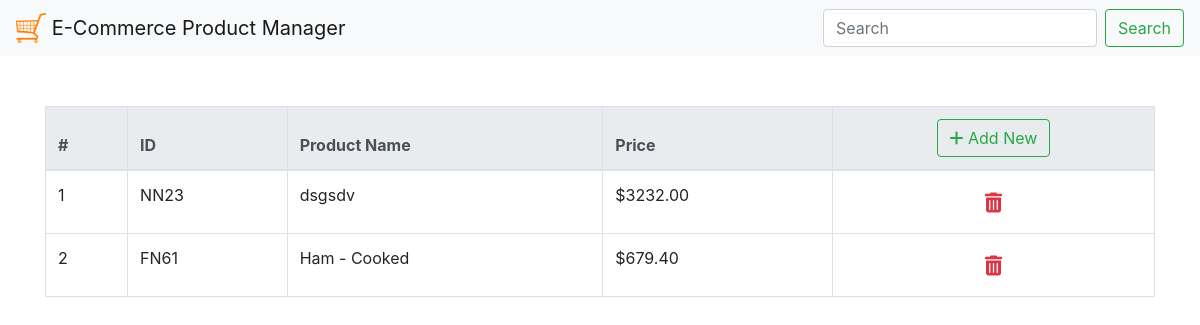
/, run on an earlier commit of the app's database.
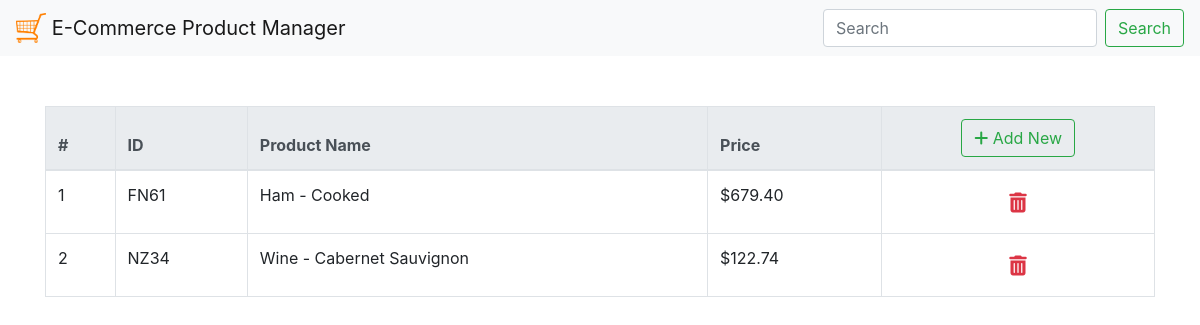
And on a later commit of the database.
### ProductManagerApp/models.py (models this page shows, shortened)
class Product(models.Model):
    id = models.CharField(max_length=10, null=False, blank=False, primary_key=True)
    name = models.CharField(max_length=255, null=False, blank=False)
    price = models.DecimalField(max_digits=10, decimal_places=2, null=False, blank=False)

### ProductManagerApp/views.py (the view)
# urls.py: path('', views.product_list, name='home_page'),
def product_list(request):
    context = {'product_list': Product.objects.all()}
    return render(request, 'ProductManagerApp/product_list.html', context)

### ProductManagerApp/templates/ProductManagerApp/product_list.html (shortened to what this page needs)
{% extends 'ProductManagerApp/base.html' %}
{% block content %}
    <div class="container">
        <table class="table table-bordered" style="margin-top: 50px;">
            <thead class="thead-light">
            <tr>
                <th scope="col">#</th>
                <th scope="col">ID</th>
                <th scope="col">Product Name</th>
                <th scope="col">Price</th>
                <th scope="col" class="text-center">
                    <a href="/add_product" class="btn btn-outline-success">
                        <i class="fas fa-plus"></i>
                        Add New
                    </a>
                </th>
            </tr>
            </thead>
            <tbody>
            {% if product_list %}
                {% for product in product_list %}
                    <tr>
                        <td>{{forloop.counter}}</td>
                        <td>{{product.id}}</td>
                        <td>{{product.name}}</td>
                        <td>${{product.price}}</td>
                        <td class="text-center">
                            <form action="{% url 'product_delete' product.id %}" method="post">
                                <button type="submit" class="btn">
                                    <i class="fas fa-trash-alt fa-lg text-danger"></i>
                                </button>
                            </form>
                        </td>
                    </tr>
                {% endfor %}
            {% else %}
                <tr>
                    <td colspan="5" class="text-center" style="font-size:16pt;">
                        No results found.
                    </td>
                </tr>
            {% endif %}
            </tbody>
        </table>
    </div>
{% endblock %}

What changed in the data, as far as the page shows it:
removed Product: id "NN23", name "dsgsdv", price "3232.00"
added Product: id "NZ34", name "Wine - Cabernet Sauvignon", price "122.74"
